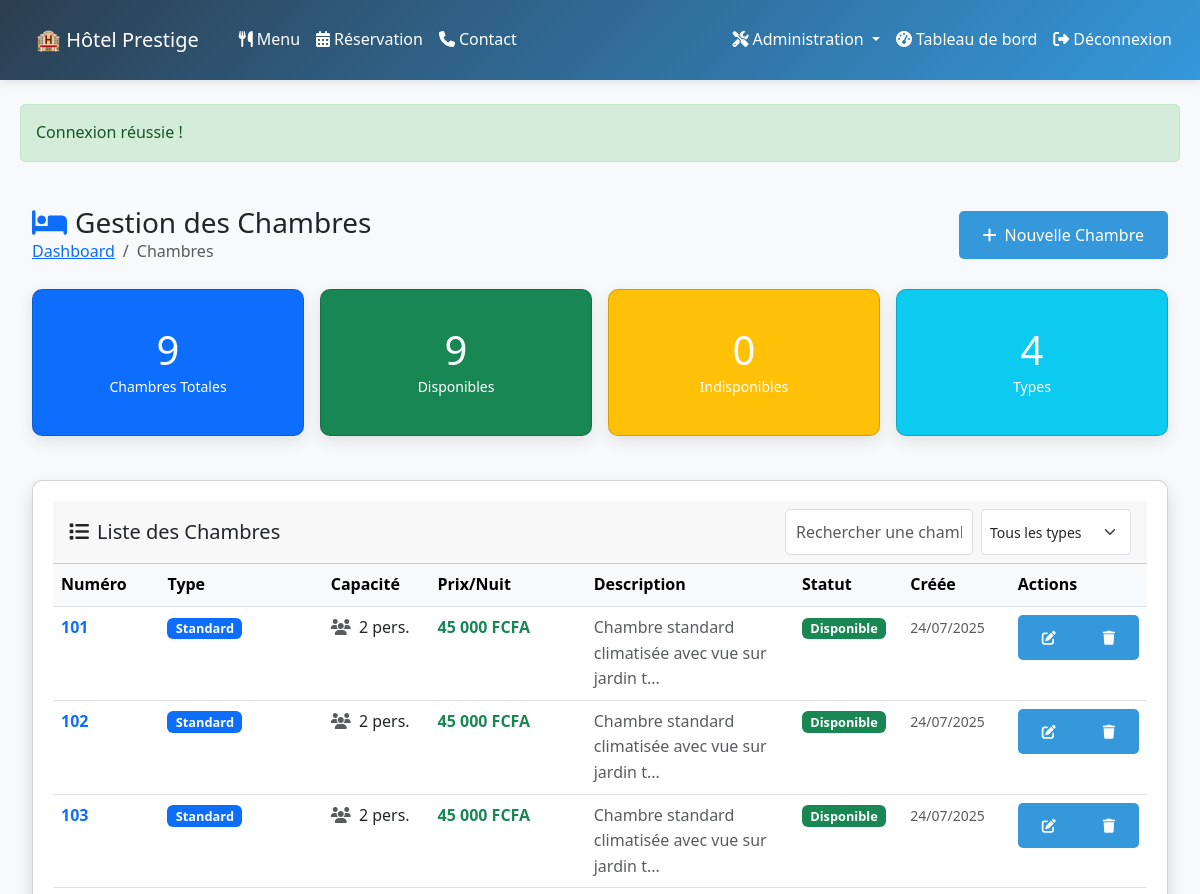
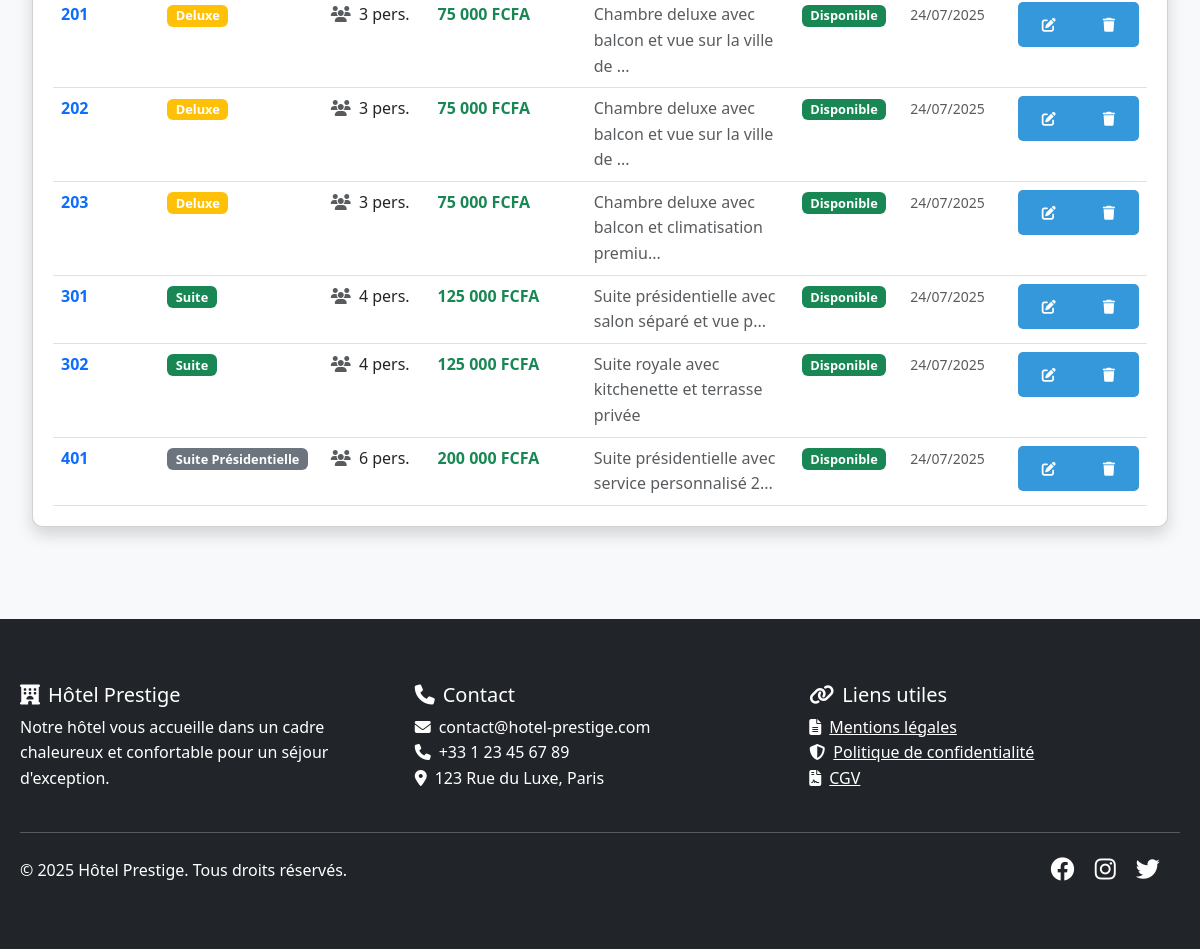
The page /admin/rooms (signed in) on the database its author committed (2 pictures, top to bottom).
### tables this page shows
CREATE TABLE IF NOT EXISTS `rooms` (
  `id` int NOT NULL AUTO_INCREMENT,
  `number` varchar(10) NOT NULL,
  `type` varchar(50) NOT NULL,
  `capacity` int NOT NULL,
  `price_per_night` decimal(10,2) NOT NULL,
  `description` text,
  `is_available` tinyint(1) DEFAULT '1',
  `created_at` timestamp NULL DEFAULT CURRENT_TIMESTAMP,
  `updated_at` timestamp NULL DEFAULT CURRENT_TIMESTAMP ON UPDATE CURRENT_TIMESTAMP,
  PRIMARY KEY (`id`),
  UNIQUE KEY `number` (`number`),
  KEY `idx_type` (`type`),
  KEY `idx_capacity` (`capacity`)
);

### src/Controllers/AdminController.php (called while the page is built, shortened)
<?php
class AdminController
{
    private RoomService $roomService;
    public function __construct()
    {
        $this->roomService = new RoomService();
    }
    public function roomsList()
    {
        try {
            $rooms = $this->roomService->getAllRooms();
            $roomObjects = array_map(function ($room) {
                return Room::fromArray($room);
            }, $rooms);
            require __DIR__ . '/../Views/templates/admin/rooms/list.php';
            require __DIR__ . '/../Views/templates/layout.php';
        } catch (\Exception $e) {
            $_SESSION['error'] = 'Erreur lors du chargement des chambres: ' . $e->getMessage();
            $this->redirect('/admin/dashboard');
        }
    }
}

### src/Config/Config.php (called while the page is built, shortened)
<?php
class Config
{
    private static $instance = null;
    private $config = [];
    private function __construct()
    {
        $this->config = [
            'db' => [
                'host' => $_ENV['DB_HOST'] ?? getenv('DB_HOST') ?: 'localhost',
                'name' => $_ENV['DB_NAME'] ?? getenv('DB_NAME') ?: 'gestion-hotel',
                'user' => $_ENV['DB_USER'] ?? getenv('DB_USER') ?: 'root',
                'pass' => $_ENV['DB_PASS'] ?? getenv('DB_PASS') ?: '',
                'charset' => $_ENV['DB_CHARSET'] ?? getenv('DB_CHARSET') ?: 'utf8mb4'
            ],
            'app' => [
                'env' => $_ENV['APP_ENV'] ?? getenv('APP_ENV') ?: 'development',
                'debug' => filter_var($_ENV['APP_DEBUG'] ?? getenv('APP_DEBUG') ?: true, FILTER_VALIDATE_BOOLEAN)
            ]
        ];
    }
    public static function getInstance(): self
    {
        if (self::$instance === null) {
            self::$instance = new self();
        }
        return self::$instance;
    }
    public function get(string $key, $default = null)
    {
        $keys = explode('.', $key);
        $config = $this->config;
        foreach ($keys as $key) {
            $config = $config[$key];
        }
        return $config;
    }
}

### src/Services/DatabaseService.php (called while the page is built, shortened)
<?php
class DatabaseService {
    private static $instance = null;
    private PDO $pdo;
    private function __construct() {
        $config = Config::getInstance();
        try {
            $dsn = sprintf(
                "mysql:host=%s;dbname=%s;charset=%s",
                $config->get('db.host'),
                $config->get('db.name'),
                $config->get('db.charset')
            );
            $this->pdo = new PDO(
                $dsn,
                $config->get('db.user'),
                $config->get('db.pass'),
                [
                    PDO::ATTR_ERRMODE => PDO::ERRMODE_EXCEPTION,
                    PDO::ATTR_DEFAULT_FETCH_MODE => PDO::FETCH_ASSOC,
                    PDO::ATTR_EMULATE_PREPARES => false
                ]
            );
        } catch (PDOException $e) {
            if ($config->get('app.debug')) {
                throw new PDOException($e->getMessage(), (int)$e->getCode());
            }
            throw new PDOException('Database connection failed');
        }
    }
    public static function getInstance(): self {
        if (self::$instance === null) {
            self::$instance = new self();
        }
        return self::$instance;
    }
    public function getConnection(): PDO {
        return $this->pdo;
    }
}

### src/Services/RoomService.php (called while the page is built, shortened)
<?php
class RoomService
{
    private PDO $db;
    public function __construct()
    {
        $this->db = DatabaseService::getInstance()->getConnection();
    }
    public function getAllRooms(): array
    {
        $stmt = $this->db->query("
            SELECT *
            FROM rooms
            ORDER BY number ASC
        ");
        return $stmt->fetchAll(PDO::FETCH_ASSOC);
    }
}

### src/Views/templates/admin/rooms/list.php (the view, shortened to what this page needs)
<div class="container-fluid py-4">
    <div class="row mb-4">
        <div class="col-12">
            <div class="d-flex justify-content-between align-items-center">
                <div>
                    <h1 class="h3 mb-0">
                        <i class="fas fa-bed me-2 text-primary"></i>Gestion des Chambres
                    </h1>
                    <nav aria-label="breadcrumb">
                        <ol class="breadcrumb mb-0">
                            <li class="breadcrumb-item"><a href="/admin/dashboard">Dashboard</a></li>
                            <li class="breadcrumb-item active">Chambres</li>
                        </ol>
                    </nav>
                </div>
                <div>
                    <a href="/admin/rooms/create" class="btn btn-primary">
                        <i class="fas fa-plus me-2"></i>Nouvelle Chambre
                    </a>
                </div>
            </div>
        </div>
    </div>
    <div class="row g-3 mb-4">
        <div class="col-md-3">
            <div class="card bg-primary text-white">
                <div class="card-body text-center">
                    <div class="display-6"><?= count($roomObjects) ?></div>
                    <small>Chambres Totales</small>
                </div>
            </div>
        </div>
        <div class="col-md-3">
            <div class="card bg-success text-white">
                <div class="card-body text-center">
                    <div class="display-6">
                        <?= count(array_filter($roomObjects, function ($room) {
                            return $room->isAvailable();
                        })) ?>
                    </div>
                    <small>Disponibles</small>
                </div>
            </div>
        </div>
        <div class="col-md-3">
            <div class="card bg-warning text-white">
                <div class="card-body text-center">
                    <div class="display-6">
                        <?= count(array_filter($roomObjects, function ($room) {
                            return !$room->isAvailable();
                        })) ?>
                    </div>
                    <small>Indisponibles</small>
                </div>
            </div>
        </div>
        <div class="col-md-3">
            <div class="card bg-info text-white">
                <div class="card-body text-center">
                    <div class="display-6">
                        <?= count(array_unique(array_map(function ($room) {
                            return $room->getType();
                        }, $roomObjects))) ?>
                    </div>
                    <small>Types</small>
                </div>
            </div>
        </div>
    </div>
    <div class="card shadow">
        <div class="card-header d-flex justify-content-between align-items-center">
            <h5 class="mb-0">
                <i class="fas fa-list me-2"></i>Liste des Chambres
            </h5>
            <div class="d-flex gap-2">
                <input type="text" class="form-control form-control-sm" id="searchRooms"
                    placeholder="Rechercher une chambre..." style="max-width: 200px;">
                <select class="form-select form-select-sm" id="filterType" style="max-width: 150px;">
                    <option value="">Tous les types</option>
                </select>
            </div>
        </div>
        <div class="card-body p-0">
            <?php if (empty($roomObjects)): ?>
                <div class="text-center py-5">
                    <i class="fas fa-bed fa-3x text-muted mb-3"></i>
                    <h5 class="text-muted">Aucune chambre trouvée</h5>
                    <p class="text-muted">Commencez par ajouter votre première chambre.</p>
                    <a href="/admin/rooms/create" class="btn btn-primary">
                        <i class="fas fa-plus me-2"></i>Ajouter une Chambre
                    </a>
                </div>
            <?php else: ?>
                <div class="table-responsive">
                    <table class="table table-hover mb-0" id="roomsTable">
                        <thead class="table-light">
                            <tr>
                                <th width="10%">Numéro</th>
                                <th width="15%">Type</th>
                                <th width="10%">Capacité</th>
                                <th width="15%">Prix/Nuit</th>
                                <th width="20%">Description</th>
                                <th width="10%">Statut</th>
                                <th width="10%">Créée</th>
                                <th width="10%">Actions</th>
                            </tr>
                        </thead>
                        <tbody>
                            <?php foreach ($roomObjects as $room): ?>
                                <tr data-type="<?= strtolower($room->getType()) ?>" data-number="<?= $room->getNumber() ?>">
                                    <td>
                                        <strong class="text-primary">
                                            <?= htmlspecialchars($room->getNumber()) ?>
                                        </strong>
                                    </td>
                                    <td>
                                        <?= $room->getTypeBadge() ?>
                                    </td>
                                    <td>
                                        <i class="fas fa-users me-1 text-muted"></i>
                                        <?= $room->getCapacity() ?> pers.
                                    </td>
                                    <td>
                                        <strong class="text-success">
                                            <?= $room->getFormattedPrice() ?>
                                        </strong>
                                    </td>
                                    <td>
                                        <span class="text-muted" title="<?= htmlspecialchars($room->getDescription() ?? '') ?>">
                                            <?= $room->getDescription() ?
                                                (strlen($room->getDescription()) > 50 ?
                                                    substr(htmlspecialchars($room->getDescription()), 0, 50) . '...' :
                                                    htmlspecialchars($room->getDescription())
                                                ) :
                                                '<em>Aucune description</em>'
                                            ?>
                                        </span>
                                    </td>
                                    <td>
                                        <?= $room->getStatusBadge() ?>
                                    </td>
                                    <td>
                                        <small class="text-muted">
                                            <?= $room->getCreatedAt() ? date('d/m/Y', strtotime($room->getCreatedAt())) : 'N/A' ?>
                                        </small>
                                    </td>
                                    <td>
                                        <div class="btn-group btn-group-sm" role="group">
                                            <a href="/admin/rooms/edit/<?= $room->getId() ?>"
                                                class="btn btn-outline-primary btn-sm"
                                                title="Modifier">
                                                <i class="fas fa-edit"></i>
                                            </a>
                                            <button type="button"
                                                class="btn btn-outline-danger btn-sm"
                                                onclick="deleteRoom(<?= $room->getId() ?>, '<?= htmlspecialchars($room->getNumber()) ?>')"
                                                title="Supprimer">
                                                <i class="fas fa-trash"></i>
                                            </button>
                                        </div>
                                    </td>
                                </tr>
                            <?php endforeach; ?>
                        </tbody>
                    </table>
                </div>
            <?php endif; ?>
        </div>
    </div>
</div>

### src/Models/Room.php (shortened to what this page needs)
<?php
class Room
{
    private ?int $id;
    private string $number;
    private string $type;
    private int $capacity;
    private float $pricePerNight;
    private ?string $description;
    private bool $isAvailable;
    private ?string $createdAt;
    public function __construct(
        ?int $id = null,
        string $number = '',
        string $type = '',
        int $capacity = 1,
        float $pricePerNight = 0.0,
        ?string $description = null,
        bool $isAvailable = true,
        ?string $createdAt = null,
        ?string $updatedAt = null
    ) {
        $this->id = $id;
        $this->number = $number;
        $this->type = $type;
        $this->capacity = $capacity;
        $this->pricePerNight = $pricePerNight;
        $this->description = $description;
        $this->isAvailable = $isAvailable;
        $this->createdAt = $createdAt;
    }
    public static function fromArray(array $data): self
    {
        return new self(
            $data['id'] ?? null,
            $data['number'] ?? '',
            $data['type'] ?? '',
            (int) ($data['capacity'] ?? 1),
            (float) ($data['price_per_night'] ?? 0.0),
            $data['description'] ?? null,
            (bool) ($data['is_available'] ?? true),
            $data['created_at'] ?? null,
            $data['updated_at'] ?? null
        );
    }
    public function getId(): ?int
    {
        return $this->id;
    }
    public function getNumber(): string
    {
        return $this->number;
    }
    public function getType(): string
    {
        return $this->type;
    }
    public function getCapacity(): int
    {
        return $this->capacity;
    }
    public function getDescription(): ?string
    {
        return $this->description;
    }
    public function isAvailable(): bool
    {
        return $this->isAvailable;
    }
    public function getCreatedAt(): ?string
    {
        return $this->createdAt;
    }
    public function getFormattedPrice(): string
    {
        return number_format($this->pricePerNight, 0, ',', ' ') . ' FCFA';
    }
    public function getStatusBadge(): string
    {
        return $this->isAvailable
            ? '<span class="badge bg-success">Disponible</span>'
            : '<span class="badge bg-danger">Indisponible</span>';
    }
    public function getTypeBadge(): string
    {
        $colors = [
            'standard' => 'primary',
            'deluxe' => 'warning',
            'suite' => 'success',
            'presidential' => 'danger'
        ];
        $color = $colors[strtolower($this->type)] ?? 'secondary';
        return '<span class="badge bg-' . $color . '">' . ucfirst($this->type) . '</span>';
    }
}

### rows shown on the page
rooms: number "101", type "Standard", capacity "2", price_per_night "45 000 FCFA", description "Chambre standard climatisée avec vue sur jardin t", is_available "Disponible", created_at "24/07/2025"
rooms: number "102", type "Standard", capacity "2", price_per_night "45 000 FCFA", description "Chambre standard climatisée avec vue sur jardin t", is_available "Disponible", created_at "24/07/2025"
rooms: number "103", type "Standard", capacity "2", price_per_night "45 000 FCFA", description "Chambre standard climatisée avec vue sur jardin t", is_available "Disponible", created_at "24/07/2025"
rooms: number "201", type "Deluxe", capacity "3", price_per_night "75 000 FCFA", description "Chambre deluxe avec balcon et vue sur la ville de", is_available "Disponible", created_at "24/07/2025"
rooms: number "202", type "Deluxe", capacity "3", price_per_night "75 000 FCFA", description "Chambre deluxe avec balcon et vue sur la ville de", is_available "Disponible", created_at "24/07/2025"
rooms: number "203", type "Deluxe", capacity "3", price_per_night "75 000 FCFA", description "Chambre deluxe avec balcon et climatisation premiu", is_available "Disponible", created_at "24/07/2025"
rooms: number "301", type "Suite", capacity "4", price_per_night "125 000 FCFA", description "Suite présidentielle avec salon séparé et vue p", is_available "Disponible", created_at "24/07/2025"
rooms: number "302", type "Suite", capacity "4", price_per_night "125 000 FCFA", description "Suite royale avec kitchenette et terrasse privée", is_available "Disponible", created_at "24/07/2025"
rooms: number "401", type "Suite Présidentielle", capacity "6", price_per_night "200 000 FCFA", description "Suite présidentielle avec service personnalisé 2", is_available "Disponible", created_at "24/07/2025"

### other values the page prints
$_SESSION['success'] "Connexion réussie !"
count($roomObjects) "9"
